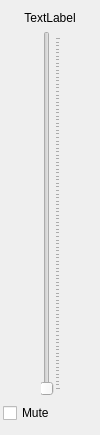
<?xml version="1.0" encoding="UTF-8"?>
<ui version="4.0">
 <class>ZMixerItem</class>
 <widget class="QWidget" name="ZMixerItem">
  <property name="geometry">
   <rect>
    <x>0</x>
    <y>0</y>
    <width>98</width>
    <height>435</height>
   </rect>
  </property>
  <property name="windowTitle">
   <string>Form</string>
  </property>
  <layout class="QVBoxLayout" name="verticalLayout">
   <property name="leftMargin">
    <number>3</number>
   </property>
   <property name="rightMargin">
    <number>3</number>
   </property>
   <item>
    <widget class="QLabel" name="label">
     <property name="text">
      <string>TextLabel</string>
     </property>
     <property name="alignment">
      <set>Qt::AlignCenter</set>
     </property>
     <property name="wordWrap">
      <bool>true</bool>
     </property>
    </widget>
   </item>
   <item>
    <layout class="QHBoxLayout" name="horizontalLayout">
     <item>
      <spacer name="horizontalSpacer">
       <property name="orientation">
        <enum>Qt::Horizontal</enum>
       </property>
       <property name="sizeHint" stdset="0">
        <size>
         <width>40</width>
         <height>20</height>
        </size>
       </property>
      </spacer>
     </item>
     <item>
      <widget class="QSlider" name="slider">
       <property name="orientation">
        <enum>Qt::Vertical</enum>
       </property>
       <property name="tickPosition">
        <enum>QSlider::TicksBelow</enum>
       </property>
      </widget>
     </item>
     <item>
      <spacer name="horizontalSpacer_2">
       <property name="orientation">
        <enum>Qt::Horizontal</enum>
       </property>
       <property name="sizeHint" stdset="0">
        <size>
         <width>38</width>
         <height>17</height>
        </size>
       </property>
      </spacer>
     </item>
    </layout>
   </item>
   <item>
    <layout class="QHBoxLayout" name="horizontalLayout_2">
     <property name="spacing">
      <number>2</number>
     </property>
     <item>
      <widget class="QCheckBox" name="check">
       <property name="text">
        <string>Mute</string>
       </property>
      </widget>
     </item>
     <item>
      <spacer name="horizontalSpacer_3">
       <property name="orientation">
        <enum>Qt::Horizontal</enum>
       </property>
       <property name="sizeHint" stdset="0">
        <size>
         <width>40</width>
         <height>20</height>
        </size>
       </property>
      </spacer>
     </item>
     <item>
      <widget class="QPushButton" name="btnMenu">
       <property name="icon">
        <iconset resource="../aplugedit.qrc">
         <normaloff>:/images/arrow-down-16.png</normaloff>:/images/arrow-down-16.png</iconset>
       </property>
       <property name="flat">
        <bool>true</bool>
       </property>
      </widget>
     </item>
    </layout>
   </item>
  </layout>
 </widget>
 <resources>
  <include location="../aplugedit.qrc"/>
 </resources>
 <connections/>
</ui>
